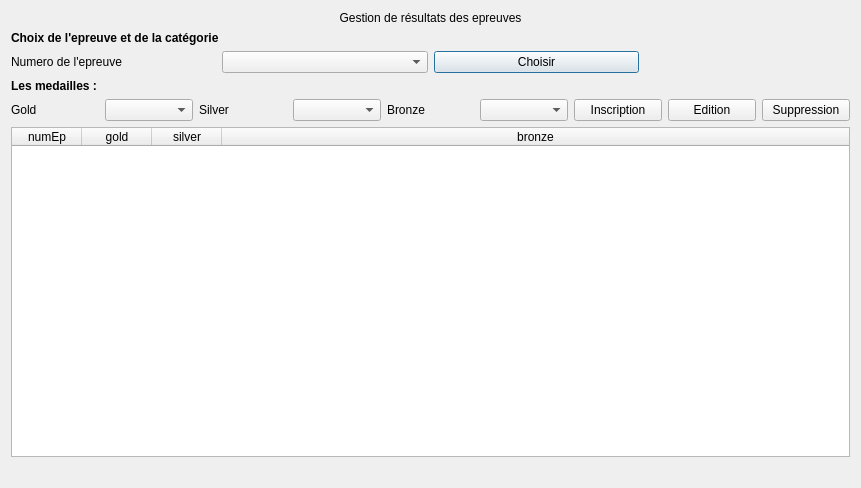
<?xml version="1.0" encoding="UTF-8"?>
<ui version="4.0">
 <class>fct_comp_P3_2</class>
 <widget class="QDialog" name="fct_comp_P3_2">
  <property name="geometry">
   <rect>
    <x>0</x>
    <y>0</y>
    <width>861</width>
    <height>488</height>
   </rect>
  </property>
  <property name="windowTitle">
   <string>Gestion des Résultats</string>
  </property>
  <layout class="QVBoxLayout" name="verticalLayout">
   <item>
    <widget class="QLabel" name="label_3">
     <property name="text">
      <string>Gestion de résultats des epreuves</string>
     </property>
     <property name="alignment">
      <set>Qt::AlignCenter</set>
     </property>
     <property name="wordWrap">
      <bool>true</bool>
     </property>
    </widget>
   </item>
   <item>
    <widget class="QLabel" name="label_4">
     <property name="text">
      <string>&lt;html&gt;&lt;head/&gt;&lt;body&gt;&lt;p&gt;&lt;span style=&quot; font-weight:600;&quot;&gt;Choix de l'epreuve et de la catégorie&lt;/span&gt;&lt;/p&gt;&lt;/body&gt;&lt;/html&gt;</string>
     </property>
     <property name="textFormat">
      <enum>Qt::RichText</enum>
     </property>
    </widget>
   </item>
   <item>
    <layout class="QHBoxLayout" name="horizontalLayout_2">
     <property name="topMargin">
      <number>0</number>
     </property>
     <item>
      <widget class="QLabel" name="label_forme_ep">
       <property name="text">
        <string>Numero de l'epreuve</string>
       </property>
      </widget>
     </item>
     <item>
      <widget class="QComboBox" name="comboBox_forme_ep"/>
     </item>
     <item>
      <layout class="QHBoxLayout" name="horizontalLayout">
       <item>
        <widget class="QPushButton" name="update_2">
         <property name="text">
          <string>Choisir</string>
         </property>
        </widget>
       </item>
      </layout>
     </item>
     <item>
      <widget class="QLabel" name="label">
       <property name="text">
        <string/>
       </property>
      </widget>
     </item>
    </layout>
   </item>
   <item>
    <widget class="QLabel" name="label_5">
     <property name="text">
      <string>&lt;html&gt;&lt;head/&gt;&lt;body&gt;&lt;p&gt;&lt;span style=&quot; font-weight:600;&quot;&gt;Les medailles :&lt;/span&gt;&lt;/p&gt;&lt;/body&gt;&lt;/html&gt;</string>
     </property>
    </widget>
   </item>
   <item>
    <layout class="QHBoxLayout" name="horizontalLayout_3">
     <property name="topMargin">
      <number>0</number>
     </property>
     <item>
      <widget class="QLabel" name="label_numIn_del">
       <property name="text">
        <string>Gold</string>
       </property>
      </widget>
     </item>
     <item>
      <widget class="QComboBox" name="comboBox_numIn_del"/>
     </item>
     <item>
      <widget class="QLabel" name="label_numEp_del">
       <property name="text">
        <string>Silver</string>
       </property>
      </widget>
     </item>
     <item>
      <widget class="QComboBox" name="comboBox_numEp_del"/>
     </item>
     <item>
      <widget class="QLabel" name="label_2">
       <property name="text">
        <string>Bronze</string>
       </property>
      </widget>
     </item>
     <item>
      <widget class="QComboBox" name="comboBox_numEp_update"/>
     </item>
     <item>
      <widget class="QPushButton" name="update">
       <property name="text">
        <string>Inscription</string>
       </property>
      </widget>
     </item>
     <item>
      <widget class="QPushButton" name="remove">
       <property name="text">
        <string>Edition</string>
       </property>
      </widget>
     </item>
     <item>
      <widget class="QPushButton" name="add">
       <property name="text">
        <string>Suppression</string>
       </property>
      </widget>
     </item>
    </layout>
   </item>
   <item>
    <widget class="QTableWidget" name="table_fct_comp_7">
     <attribute name="horizontalHeaderDefaultSectionSize">
      <number>70</number>
     </attribute>
     <attribute name="horizontalHeaderMinimumSectionSize">
      <number>50</number>
     </attribute>
     <attribute name="horizontalHeaderStretchLastSection">
      <bool>true</bool>
     </attribute>
     <attribute name="verticalHeaderVisible">
      <bool>false</bool>
     </attribute>
     <column>
      <property name="text">
       <string>numEp</string>
      </property>
     </column>
     <column>
      <property name="text">
       <string>gold</string>
      </property>
     </column>
     <column>
      <property name="text">
       <string>silver</string>
      </property>
     </column>
     <column>
      <property name="text">
       <string>bronze</string>
      </property>
     </column>
    </widget>
   </item>
   <item>
    <widget class="QLabel" name="label_fct_comp_7">
     <property name="text">
      <string/>
     </property>
     <property name="alignment">
      <set>Qt::AlignCenter</set>
     </property>
    </widget>
   </item>
  </layout>
 </widget>
 <resources/>
 <connections>
  <connection>
   <sender>update</sender>
   <signal>clicked()</signal>
   <receiver>fct_comp_P3_2</receiver>
   <slot>refreshResult()</slot>
   <hints>
    <hint type="sourcelabel">
     <x>626</x>
     <y>105</y>
    </hint>
    <hint type="destinationlabel">
     <x>859</x>
     <y>147</y>
    </hint>
   </hints>
  </connection>
  <connection>
   <sender>update_2</sender>
   <signal>clicked()</signal>
   <receiver>fct_comp_P3_2</receiver>
   <slot>refreshmedailles()</slot>
   <hints>
    <hint type="sourcelabel">
     <x>513</x>
     <y>62</y>
    </hint>
    <hint type="destinationlabel">
     <x>862</x>
     <y>104</y>
    </hint>
   </hints>
  </connection>
  <connection>
   <sender>remove</sender>
   <signal>clicked()</signal>
   <receiver>fct_comp_P3_2</receiver>
   <slot>refreshedit()</slot>
   <hints>
    <hint type="sourcelabel">
     <x>720</x>
     <y>113</y>
    </hint>
    <hint type="destinationlabel">
     <x>858</x>
     <y>188</y>
    </hint>
   </hints>
  </connection>
  <connection>
   <sender>add</sender>
   <signal>clicked()</signal>
   <receiver>fct_comp_P3_2</receiver>
   <slot>refreshdelete()</slot>
   <hints>
    <hint type="sourcelabel">
     <x>812</x>
     <y>119</y>
    </hint>
    <hint type="destinationlabel">
     <x>861</x>
     <y>223</y>
    </hint>
   </hints>
  </connection>
 </connections>
 <slots>
  <slot>addParticipant()</slot>
  <slot>removeParticipant()</slot>
  <slot>refreshLists()</slot>
  <slot>refreshParticipantsLists()</slot>
  <slot>_refreshNumEpListDel()</slot>
  <slot>refreshResult()</slot>
  <slot>refreshmedailles()</slot>
  <slot>refreshedit()</slot>
  <slot>refreshdelete()</slot>
 </slots>
</ui>
